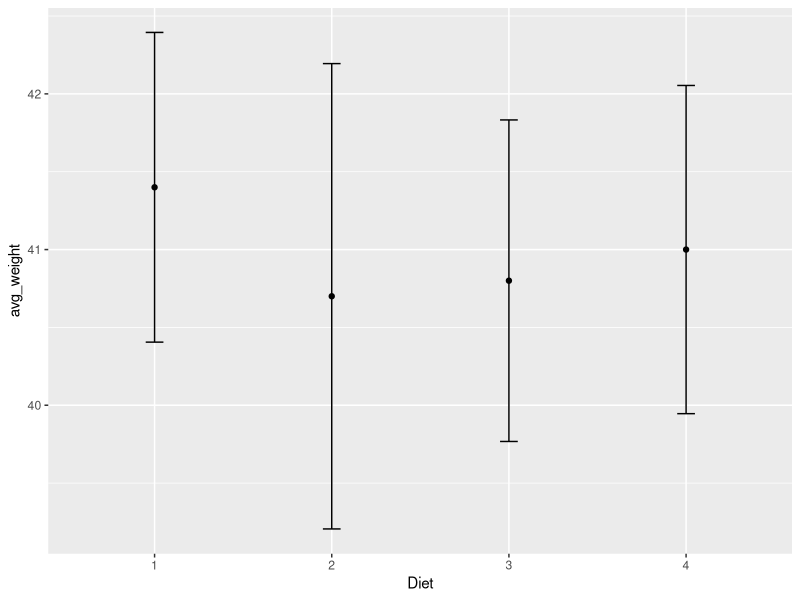
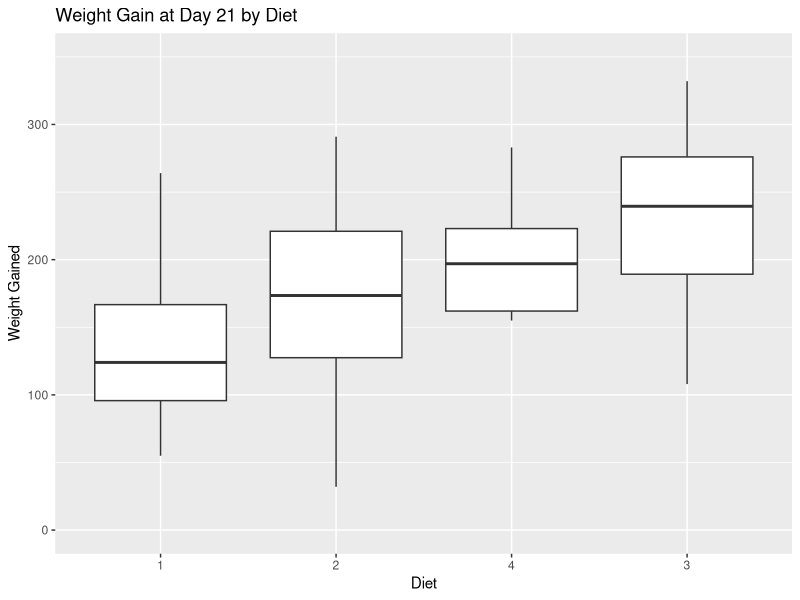
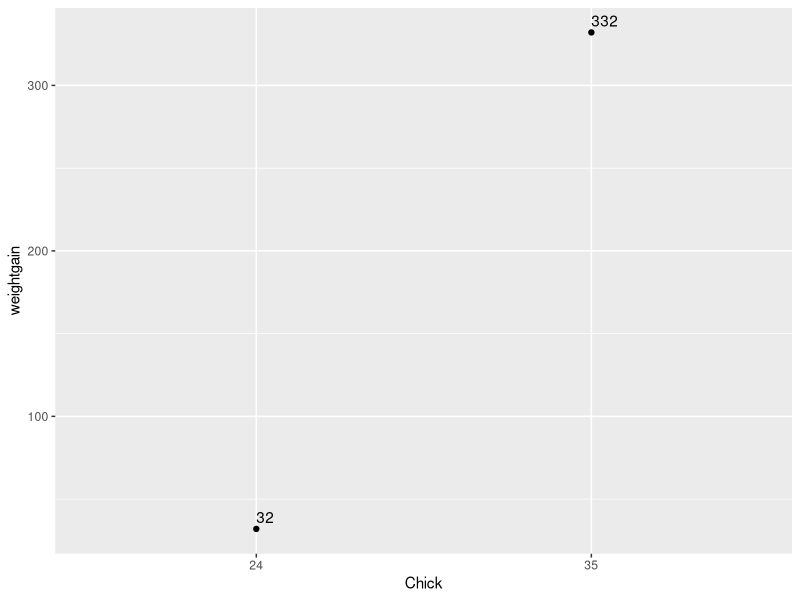
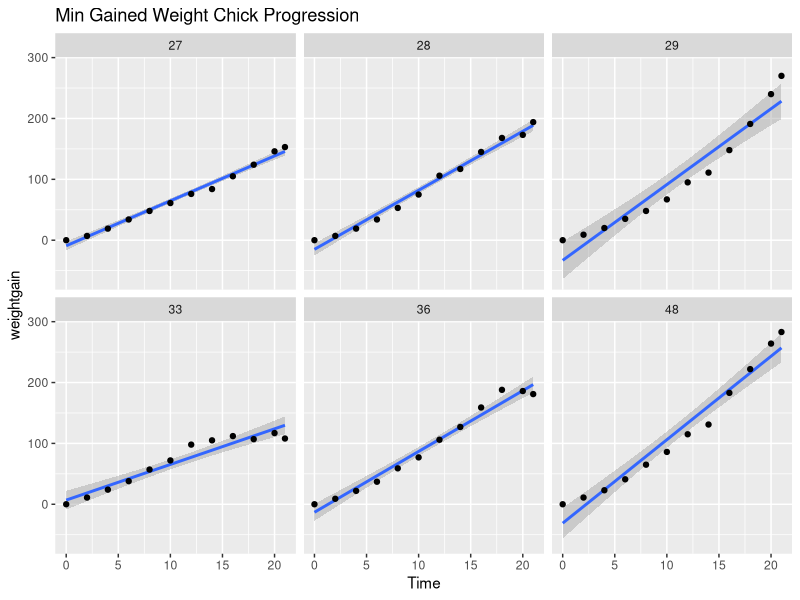
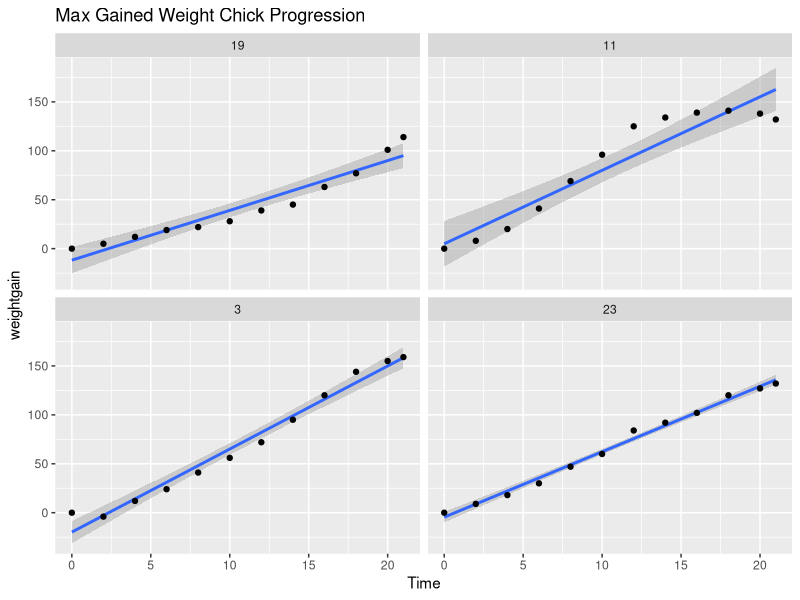
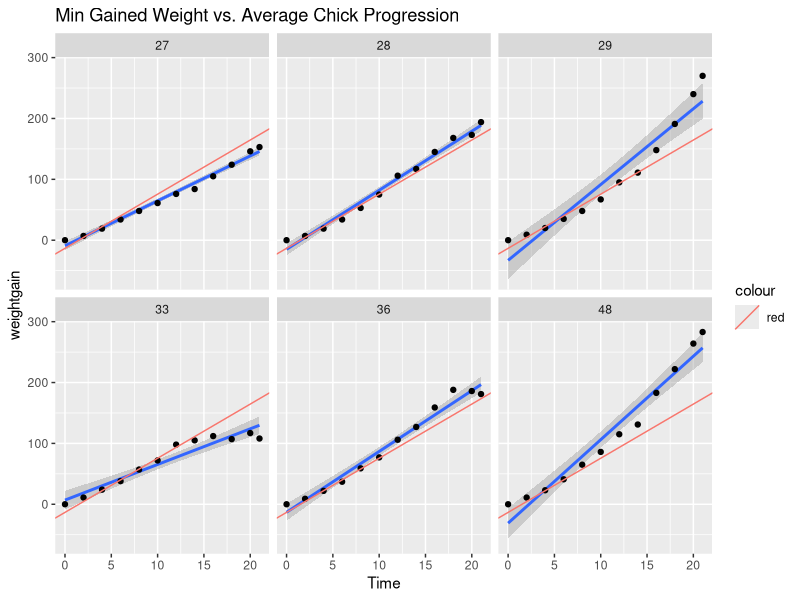
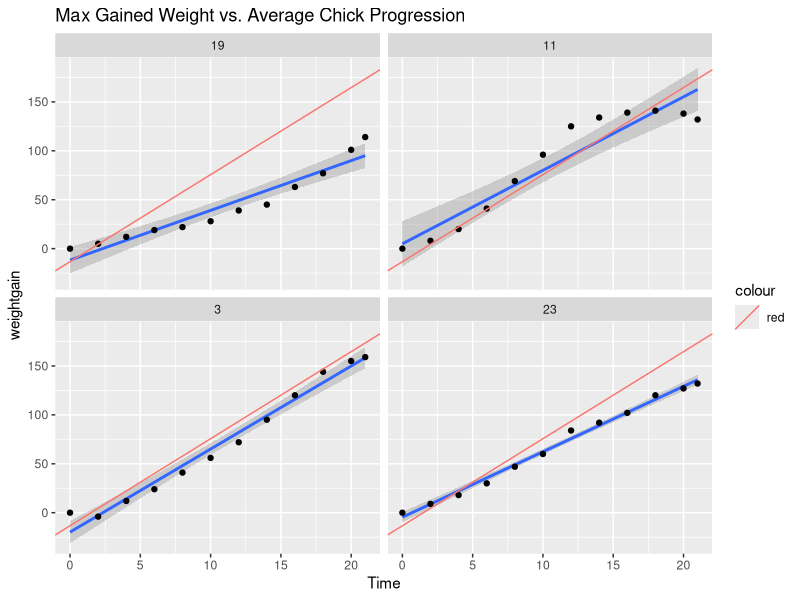
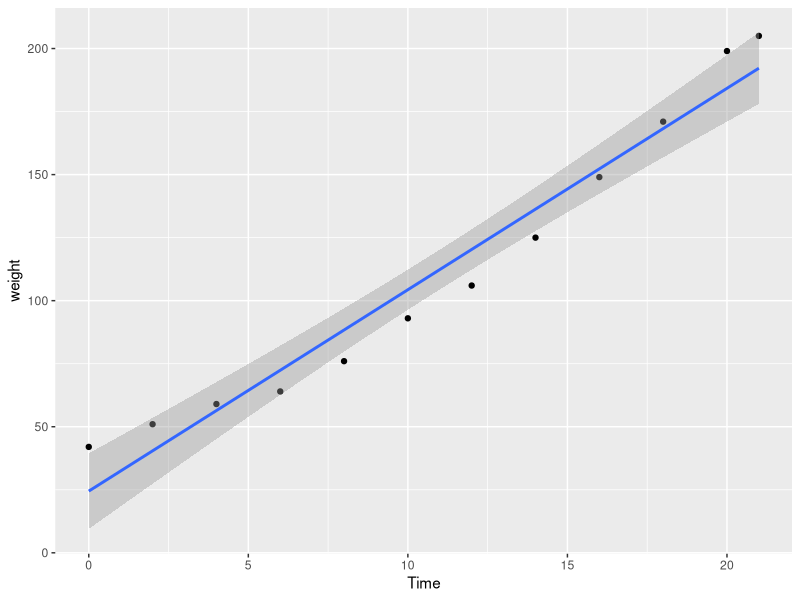

Write the R code that produced these figures, in order.
## ---- chunk 1
knitr::opts_chunk$set(echo = TRUE)
## ---- chunk 2
library(datasets)
library(ggplot2)
suppressWarnings(suppressMessages(library(dplyr)))
## ---- chunk 3
# Create dataframe
weight0 = data.frame(ChickWeight)

# Modify with average and standard deviation of weight at Time == 0
weight0 = weight0 %>% filter(Time == 0) %>% group_by(Diet) %>% summarize(avg_weight = mean(weight, na.rm = TRUE), sd_weight = sd(weight, na.rm = TRUE))

# Display dataframe
print(weight0, n=Inf)

# Graph the starting weights by diet with standard deviation from the mean (EXTRA CREDIT IMPLEMENTED)
ggplot(weight0, aes(x=Diet, y=avg_weight)) + geom_point() + geom_errorbar(aes(ymin = avg_weight - sd_weight, ymax = avg_weight + sd_weight), width=0.1)
## ---- chunk 4
# Create num_observations for each chick
complete = ChickWeight %>% group_by(Chick) %>% mutate(num_observations = n()) %>% ungroup()

# Get rows with num_observations of 12
complete = complete[complete$num_observations == 12, ]

# Display results
print(complete, n=3)
## ---- chunk 5
# Get weight at day 0 for each chick
complete$day_0_weight = 0
weights = vector(mode='numeric')
index = 1

# For every chick
for (i in 1:max(complete$Chick)) {
  
  # Skip chicks without 12 entries
  if (i %in% c(8, 15, 16, 18, 44)) {
    next
  }
  
  # Get the weight of the chick at day 0
  weight_temp = complete %>% filter(Time == 0) %>% filter(Chick == i) %>% select(weight)
  weight_temp = as.numeric(weight_temp)
  
  # Set the weight at day 0 for each entry
  for (j in 1:12) {
    weights[index] = weight_temp
    index = index + 1
  }
}

# Assign colunmn to vector
complete$day_0_weight = weights

# Get difference in day 0 weight
complete = complete %>% group_by(Chick) %>% mutate(weightgain = weight - day_0_weight) %>% ungroup()

# Remove temp columns
complete$day_0_weight = NULL

# Display results
print(complete, n=3)
## ---- chunk 6
day_21 = complete[complete$Time == 21, ]
day_21$Diet = factor(day_21$Diet, levels=c(1, 2, 4, 3))
ggplot(day_21, aes(x=Diet, y=weightgain)) + geom_boxplot() + ylim(0, 350) + ggtitle('Weight Gain at Day 21 by Diet') + ylab('Weight Gained')
## ---- chunk 7
# Get max gained weight data
max_gained_weight = day_21[day_21$weightgain == max(day_21$weightgain), ]
max_chick = max_gained_weight$Chick
max_diet = max_gained_weight$Diet

# Display max data
print(paste('Most weight gained by chick number', max_chick, 'on diet', max_diet))

# Get min gained weight data
min_gained_weight = day_21[day_21$weightgain == min(day_21$weightgain), ]
min_chick = min_gained_weight$Chick
min_diet = min_gained_weight$Diet

# Display max data
print(paste('Least weight gained by chick number', min_chick, 'on diet', min_diet))

day_21_small = day_21[day_21$Chick == min_chick | day_21$Chick == max_chick, ]
ggplot(day_21_small, aes(x=Chick, y=weightgain, label=weightgain)) + geom_point() + geom_text(aes(label=weightgain, hjust=0, vjust=-0.5))
## ---- chunk 8
min_chicks = ChickWeight %>% filter(Time == 0) %>% filter(weight == min(weight))
max_chicks = ChickWeight %>% filter(Time == 0) %>% filter(weight == max(weight))
chick_progression_min = complete[complete$Chick %in% min_chicks$Chick, ]
chick_progression_max = complete[complete$Chick %in% max_chicks$Chick, ]

ggplot(chick_progression_min, aes(x=Time, y=weightgain)) + geom_smooth(method='lm') + geom_point() + facet_wrap(~Chick) + ggtitle('Min Gained Weight Chick Progression')

ggplot(chick_progression_max, aes(x=Time, y=weightgain)) + geom_smooth(method='lm') + geom_point() + facet_wrap(~Chick) + ggtitle('Max Gained Weight Chick Progression')
## ---- chunk 9
averages = complete %>% group_by(Time) %>% mutate(avg_gain = mean(weightgain)) %>% ungroup()

ggplot(chick_progression_min, aes(x=Time, y=weightgain)) + geom_smooth(method='lm') + geom_point() + facet_wrap(~Chick) + ggtitle('Min Gained Weight vs. Average Chick Progression') + geom_abline(aes(intercept=-13.323114506122534, slope=8.896086824988428, color='red'))

ggplot(chick_progression_max, aes(x=Time, y=weightgain)) + geom_smooth(method='lm') + geom_point() + facet_wrap(~Chick) + ggtitle('Max Gained Weight vs. Average Chick Progression') + geom_abline(aes(intercept=-13.323114506122534, slope=8.896086824988428, color='red'))
## ---- chunk 10
chick1 = ChickWeight %>% filter(Chick == 1)
ggplot(chick1, aes(x=Time, y=weight)) + geom_point() + geom_smooth(method='lm')
